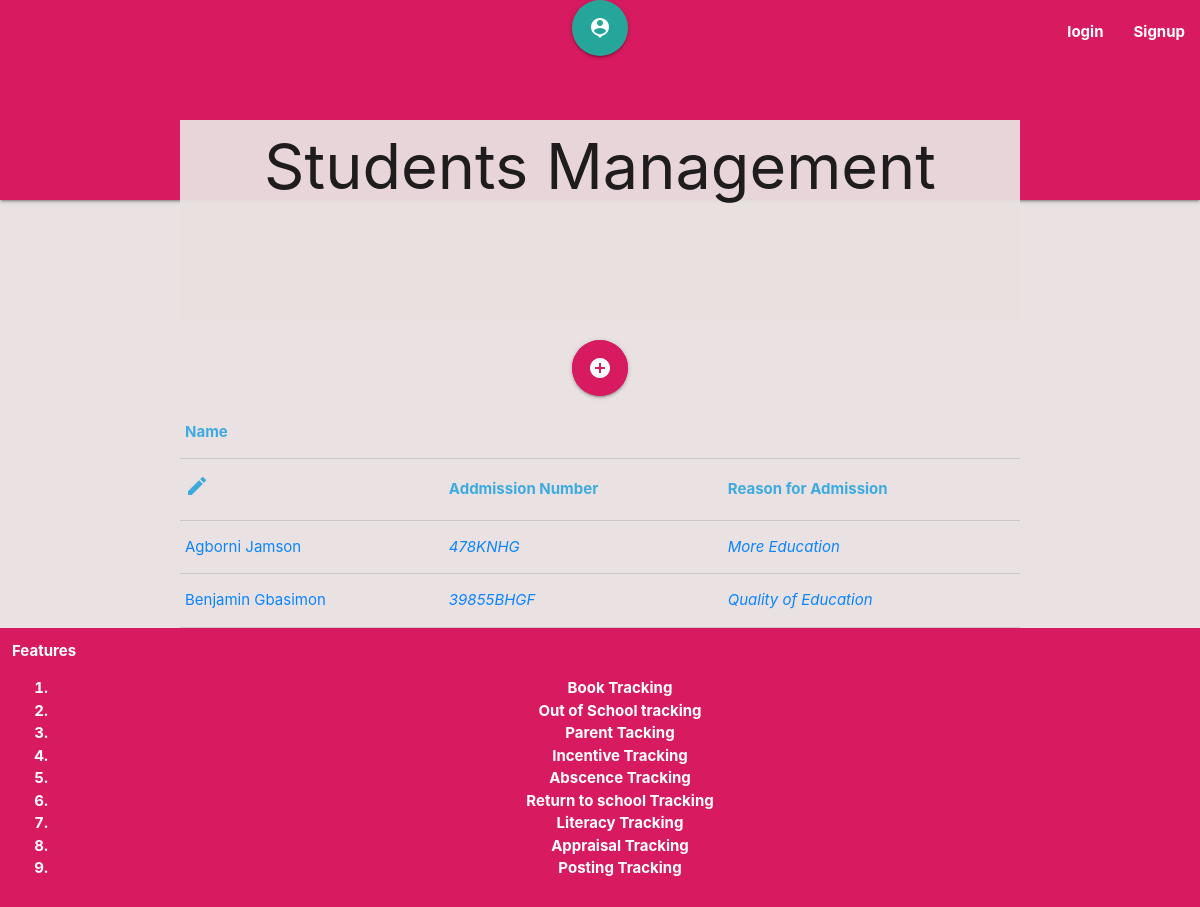
The app's page /, older data.
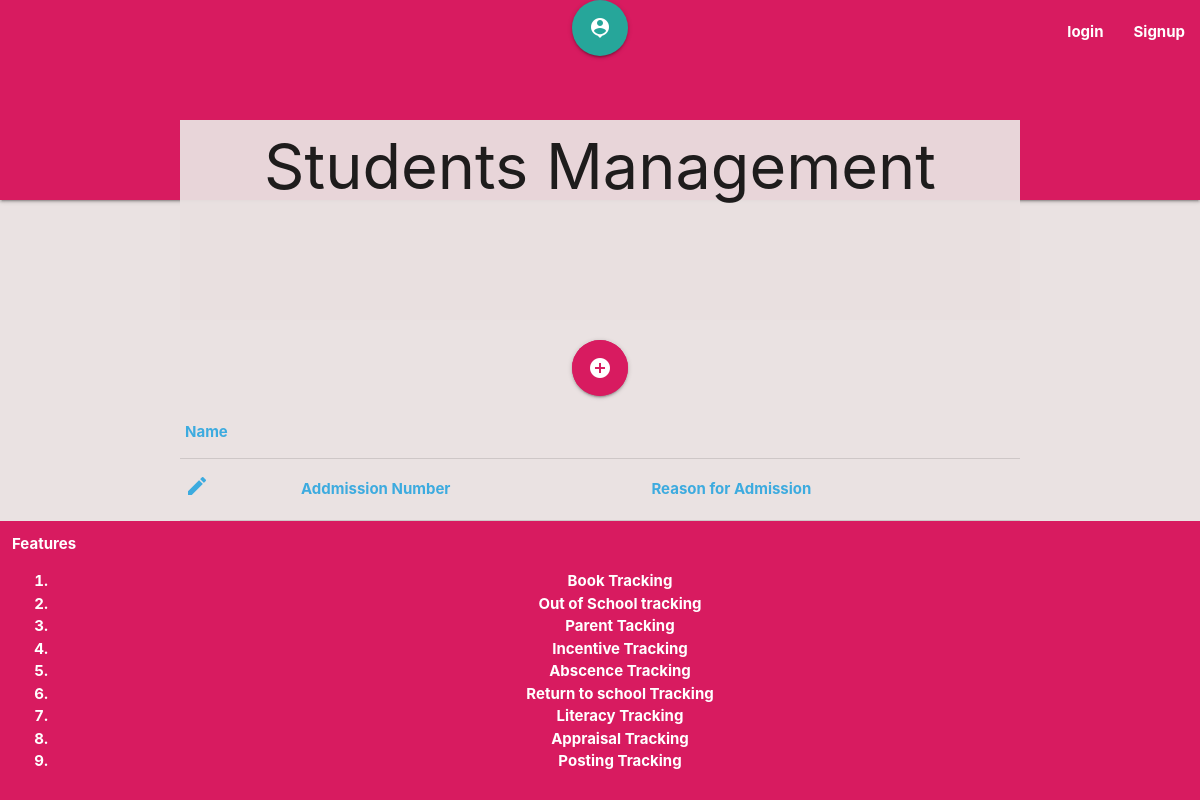
The same page, newer data.
### app/models.py (models this page shows, shortened)
class Student(models.Model):
    GENDER = (
        ('M', 'Male'),
        ('F', 'Female'),
    )
    created_by = models.ForeignKey(User, on_delete=models.CASCADE)
    federal_goverment_code = models.CharField(max_length=300, blank=True, null=True)
    addmission_number_of_student = models.CharField(max_length=300, blank=True, null=True)
    full_name = models.CharField(max_length=300)
    slug = models.SlugField(max_length=300, verbose_name = "slug")
    gender = models.CharField(max_length=1, choices=GENDER, blank=True, null=True)
    current_passport_photograph = models.ImageField(default='default.jpg',
                         blank=True, null=True)
    address = models.CharField(max_length=200, default='address',
                         blank=True, null=True)
    city = models.CharField(max_length=100, default='city',
                         blank=True, null=True)
    local_government_of_origin = models.CharField(max_length=20,
                         null=True, blank=True, default='local origin')
    state_of_origin = models.CharField(max_length=20, null=True, blank=True,
                        default='state origin')
    house_number_and_street_name = models.CharField(max_length=300,
                            blank=True, null=True)
    name_of_town = models.CharField(max_length=300, blank=True, null=True)
    local_government_residence = models.CharField(max_length=20,
                        default='local residence', blank=True, null=True)
    state_residence = models.CharField(max_length=20, null=True,
                        default='state residence', blank=True)
    date_of_birth = models.DateField( blank=True, null=True, help_text="YYYY-MM-DD")
    place_of_birth = models.CharField(max_length=300, blank=True, null=True)
    email_address = models.CharField(max_length=300, blank=True, null=True)
    date_of_admision = models.DateField(max_length=300, blank=True, null=True, help_text="YYYY-MM-DD")
    reason_for_admission = models.CharField(max_length=300, blank=True, null=True)
    admission_entry_point = models.CharField(max_length=300, blank=True, null=True)
    def __str__(self):
        return self.full_name

### app/views.py (the view)
# urls.py: path('', HomeView.as_view(), name='home'),
class HomeView(ListView):
        template_name = 'student/home.html'
        model = Student
        content_type = None
        def get_context_data(self, **kwargs):
                context = super().get_context_data(**kwargs)
                context['students'] = Student.objects.all()
                return context

### app/templates/student/home.html
{% extends "base.html" %}
  {% block heading %}
  <div class="container">
    <h1>Students Management</h1>
    <div class="wrap">
        <h5><a href={% url 'student:create' %} class="btn-floating btn-large pulse pink darken-1"><i class="material-icons">add_circle</i></a></h5>
    </div>
  </div>
    <div class="container">
        <table>
                <thead>
                    <tr>
                        <th>Name</th>
                        <th>    </th>
                    </tr>
                    <tr>
                        <th><i class="material-icons">edit</i></th>
                        <th>Addmission  Number</th>
                        <th>Reason for Admission</th>
                    </tr>
                </thead>
                <tbody>
                    {% for student in students %}
                        <tr>
                            <td><a href="{% url 'student:details' student.pk student.slug %}">{{ student }} </a> </td>
                            <td><a href="{% url 'student:update' student.pk student.slug %}"><i class="">{{ student.addmission_number_of_student}}</i></a></td>
                            <td><a><i class="">{{ student.reason_for_admission}}</i></a></td>
                            </tr>
                    {% endfor %}
            </table>
    </div>
  {% endblock heading %}

Row changes from the older to the newer data that the page shows:
removed Student: full_name "Agborni Jamson", addmission_number_of_student "478KNHG", reason_for_admission "More Education"
removed Student: full_name "Benjamin Gbasimon", addmission_number_of_student "39855BHGF", reason_for_admission "Quality of Education"
